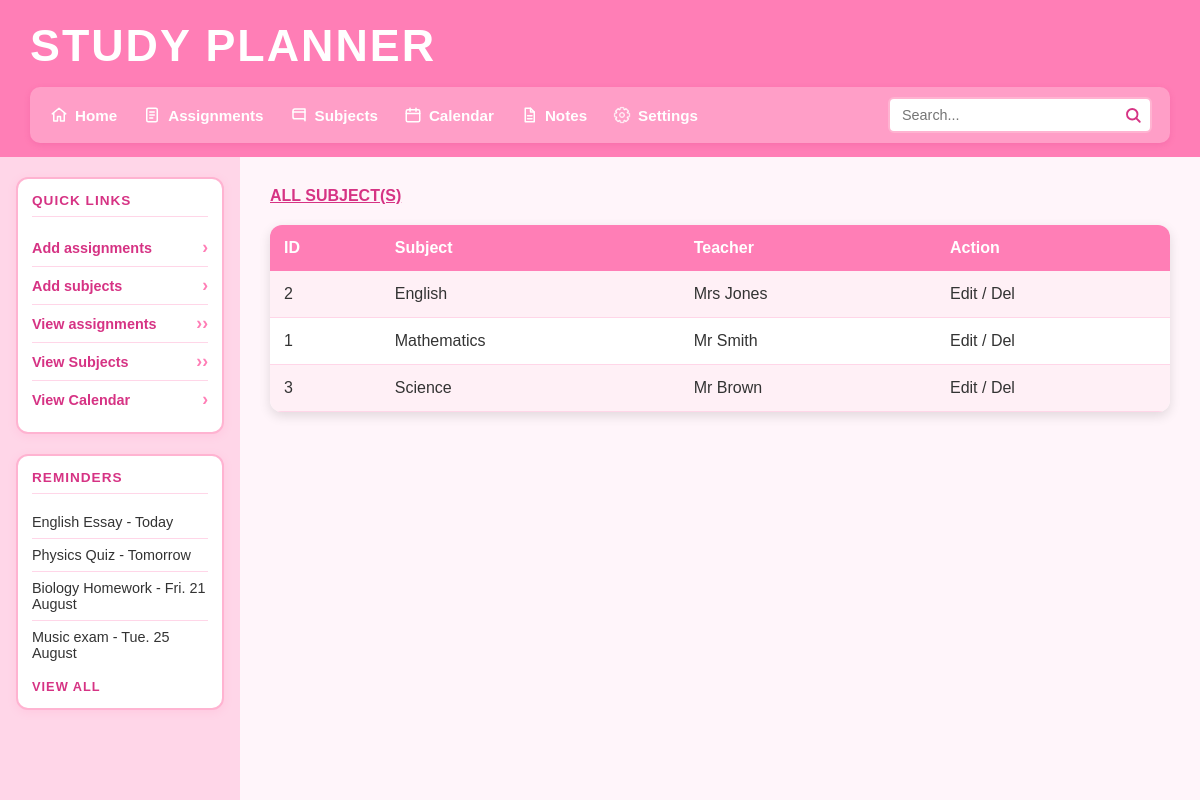
The page /subjects on the database as committed earlier.
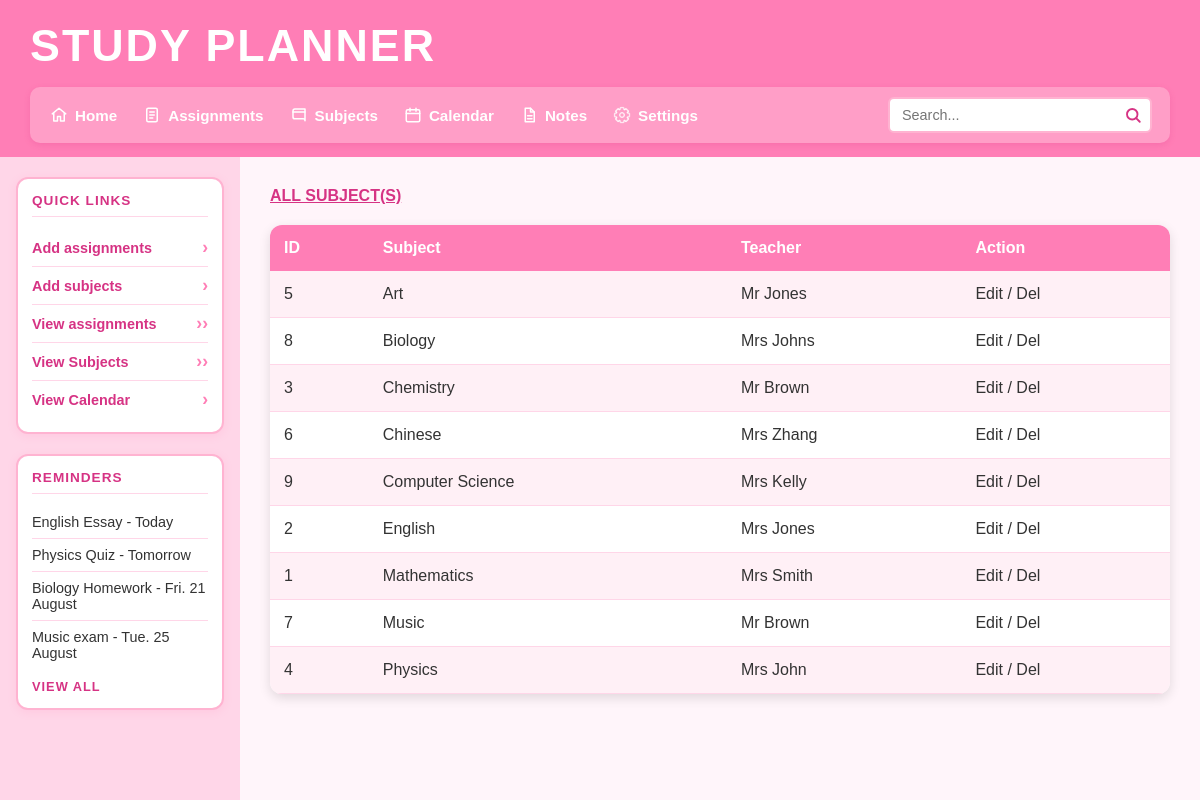
The same page on the database as committed later.
### tables this page shows
CREATE TABLE subjects (id INTEGER PRIMARY KEY AUTOINCREMENT, subject_name TEXT NOT NULL UNIQUE, teacher_name TEXT NOT NULL);

### main.py (the view)
@app.route("/subjects")
def subjects():
    subject_list = get_subjects()
    return render_template("subjects.html", subjects=subject_list)

### main.py (called while the page is built)
def create_connection(db_file):
    try:
        connection = sqlite3.connect(db_file)
        return connection
    except Error as e:
        print(e)
    return None

def get_subjects():
    con = create_connection(DATABASE)
    cur = con.cursor()
    cur.execute("SELECT id, subject_name, teacher_name FROM subjects ORDER BY subject_name")
    rows = cur.fetchall()
    con.close()
    return rows

### templates/subjects.html
{% extends "base.html" %}
{% block main %}
<h2 class="page-title">All Subject(s)</h2>
<table>
    <tr>
        <th>ID</th>
        <th>Subject</th>
        <th>Teacher</th>
        <th>Action</th>
    </tr>
    {% for row in subjects %}
    <tr>
        <td>{{ row[0] }}</td>
        <td>{{ row[1] }}</td>
        <td>{{ row[2] }}</td>
        <td>Edit / Del</td>
    </tr>
    {% else %}
    <tr>
        <td colspan="4">No subjects found.</td>
    </tr>
    {% endfor %}
</table>
{% endblock %}

### templates/base.html (shortened to what this page needs)
<!DOCTYPE html>
<html lang="en">
<head>
    <link type="text/css" rel="stylesheet" href="/static/css/style.css">
</head>
<body>
    <header class="top-header">
        <h1 class="site-title">Study Planner</h1>
        <div class="header-row">
            <div class="nav-bar">
                <nav class="main-nav">
                    <ul>
                    <li>
                        <a href="/">
                            <img src="/static/images/home.svg" alt="Home" class="nav-icon">
                            Home
                        </a>
                    </li>
                    <li>
                        <a href="/assignments">
                            <img src="/static/images/assignments.svg" alt="Asignments" class="nav-icon">
                            Assignments
                        </a>
                    </li>
                    <li>
                        <a href="/subjects">
                            <img src="/static/images/subjects.svg" alt="Subjects" class="nav-icon">
                            Subjects
                        </a>
                    </li>
                    <li>
                        <a href="/calendar">
                            <img src="/static/images/calendar.svg" alt="Calendar" class="nav-icon">
                            Calendar
                        </a>
                    </li>
                    <li>
                        <a href="#">
                            <img src="/static/images/notes.svg" alt="Notes" class="nav-icon">
                            Notes
                        </a>
                    </li>
                    <li>
                        <a href="#">
                            <img src="/static/images/settings.png" alt="Settings" class="nav-icon">
                            Settings
                        </a>
                    </li>
                    </ul>
                </nav>
                <form class="search-form" method="POST" action="/search">
                    <div class="search-box">
                        <input type="text" name="search" id="search" placeholder="Search...">
                    </div>
                </form>
            </div>
        </div>
    </header>
    <div class="body-container">
        <aside class="sidebar">
            <section class="sidebar-box">
                <h2>Quick Links</h2>
                <ul class="quick-links">
                    <li>Add assignments</li>
                    <li>Add subjects</li>
                    <li><a href="/assignments">View assignments</a></li>
                    <li><a href="/subjects">View Subjects</a></li>
                    <li>View Calendar</li>
                </ul>
            </section>
            <section class="sidebar-box">
                <h2>Reminders</h2>
                <ul class="reminders">
                    <li>English Essay - Today</li>
                    <li>Physics Quiz - Tomorrow</li>
                    <li>Biology Homework - Fri. 21 August</li>
                    <li>Music exam - Tue. 25 August</li>
                </ul>
                <span class="view-all">View All</span>
            </section>
        </aside>
        <main>
            {% block main %}{% endblock %}
        </main>
    </div>
</body>
</html>

### static/css/style.css (style rules this page uses)
* { box-sizing: border-box; margin: 0; padding: 0; }
html, body { height: 100%; }
body { display: flex; flex-direction: column; min-height: 100vh; font-family: Arial, Helvetica, sans-serif; background-color: #fff5fa; color: #333; }
.top-header { background: #ff7eb6; padding: 20px 30px 0; }
.site-title { font-size: 2.8rem; font-weight: 900; letter-spacing: 2px; text-transform: uppercase; color: white; margin-bottom: 0; padding-bottom: 16px; }
.header-row { margin: 0 -30px; padding: 0 30px 14px; background: #ff7eb6; }
.nav-bar { display: flex; align-items: center; justify-content: space-between; flex-wrap: wrap; gap: 12px 20px; width: 100%; background: #ff9ec7; border-radius: 10px; padding: 10px 18px; box-shadow: 0 2px 6px rgba(214, 51, 132, 0.2); }
.main-nav { flex: 1 1 auto; min-width: 0; display: flex; align-items: center; }
nav ul { display: flex; flex-wrap: wrap; align-items: center; list-style: none; gap: 6px 22px; }
nav a { display: inline-flex; align-items: center; gap: 7px; color: #fff; text-decoration: none; font-weight: bold; font-size: 0.95rem; padding: 4px 2px; }
.nav-icon { width: 18px; height: 18px; flex-shrink: 0; display: block; }
.search-form { flex: 0 1 clamp(140px, 22vw, 280px); min-width: 120px; margin: 0; display: flex; align-items: center; align-self: center; }
.search-box { position: relative; display: flex; align-items: center; width: 100%; }
.search-box input[type="text"] { width: 100%; padding: 8px 36px 8px 12px; border: 2px solid #ffb3d1; border-radius: 6px; font-size: 0.9rem; background: #fff; }
.body-container { display: grid; grid-template-columns: 1fr 4fr; flex: 1; min-height: 0; }
.sidebar { padding: 20px 16px; background: #ffd6e8; display: flex; flex-direction: column; gap: 20px; }
.sidebar-box { border: 2px solid #ffb3d1; border-radius: 12px; padding: 14px; background: #fff; box-shadow: 0 2px 8px rgba(255, 126, 182, 0.15); }
.sidebar-box h2 { font-size: 0.85rem; font-weight: 900; letter-spacing: 1px; text-transform: uppercase; color: #d63384; margin-bottom: 12px; padding-bottom: 8px; border-bottom: 1px solid #ffd6e8; }
.quick-links, .reminders { list-style: none; }
.quick-links li, .reminders li { padding: 8px 0; border-bottom: 1px solid #ffd6e8; font-size: 0.9rem; }
.quick-links li:last-child, .reminders li:last-child { border-bottom: none; }
.quick-links li { display: flex; justify-content: space-between; align-items: center; color: #d63384; font-weight: bold; }
.quick-links a { color: #d63384; text-decoration: none; display: flex; justify-content: space-between; align-items: center; width: 100%; font-weight: bold; }
.quick-links li::after, .quick-links a::after { content: "›"; font-size: 1.1rem; color: #ff7eb6; }
.view-all { display: block; margin-top: 10px; font-size: 0.8rem; font-weight: bold; letter-spacing: 1px; text-transform: uppercase; color: #d63384; }
main { padding: 30px; background: #fff5fa; overflow-y: auto; }
main h2 { color: #d63384; margin-bottom: 20px; font-size: 2rem; }
.page-title { text-decoration: underline; text-transform: uppercase; font-size: 1rem; }
table { width: 100%; border-collapse: collapse; background: white; border-radius: 12px; overflow: hidden; box-shadow: 0 4px 12px rgba(0,0,0,0.12); }
th { background: #ff7eb6; color: white; padding: 14px; text-align: left; }
td { padding: 14px; border-bottom: 1px solid #ffd6e8; }
tr:nth-child(even) { background: #fff0f6; }
input[type="text"] { padding: 8px 10px; border: 2px solid #ffb3d1; border-radius: 6px; }

Rows that differ between the two databases and show on the page:
added subjects: id "5", subject_name "Art", teacher_name "Mr Jones"
added subjects: id "8", subject_name "Biology", teacher_name "Mrs Johns"
changed subjects id 3: subject_name "Science" → "Chemistry"; moves up the list
added subjects: id "6", subject_name "Chinese", teacher_name "Mrs Zhang"
added subjects: id "9", subject_name "Computer Science", teacher_name "Mrs Kelly"
changed subjects "Mathematics": teacher_name "Mr Smith" → "Mrs Smith"
added subjects: id "7", subject_name "Music", teacher_name "Mr Brown"
added subjects: id "4", subject_name "Physics", teacher_name "Mrs John"
